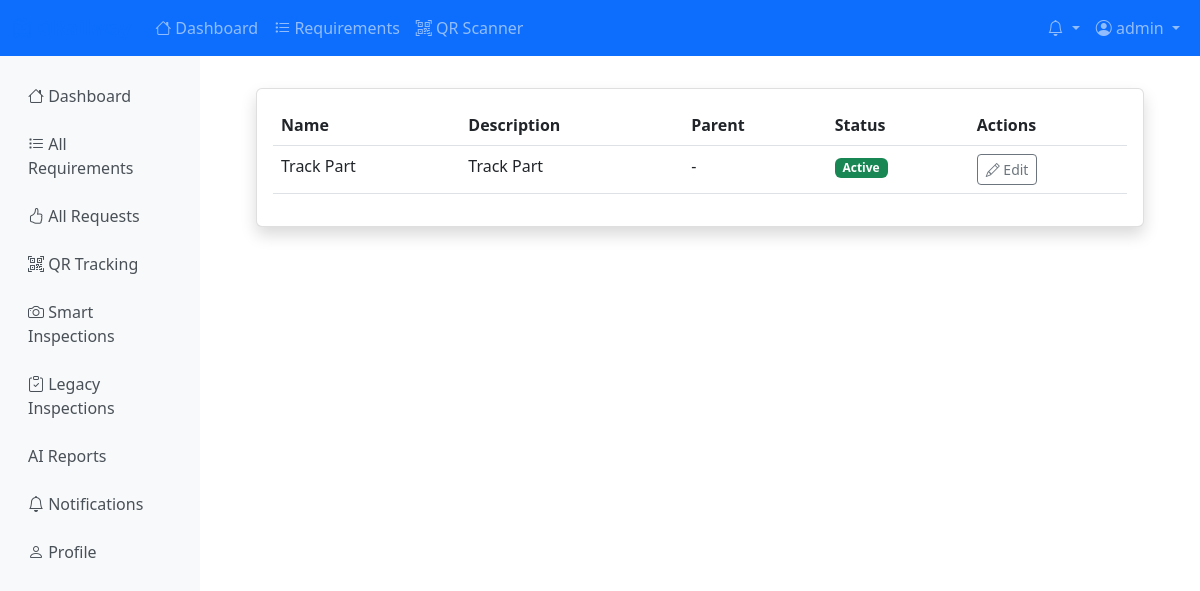
The page /parts/categories/ (signed in) on the database as committed earlier.
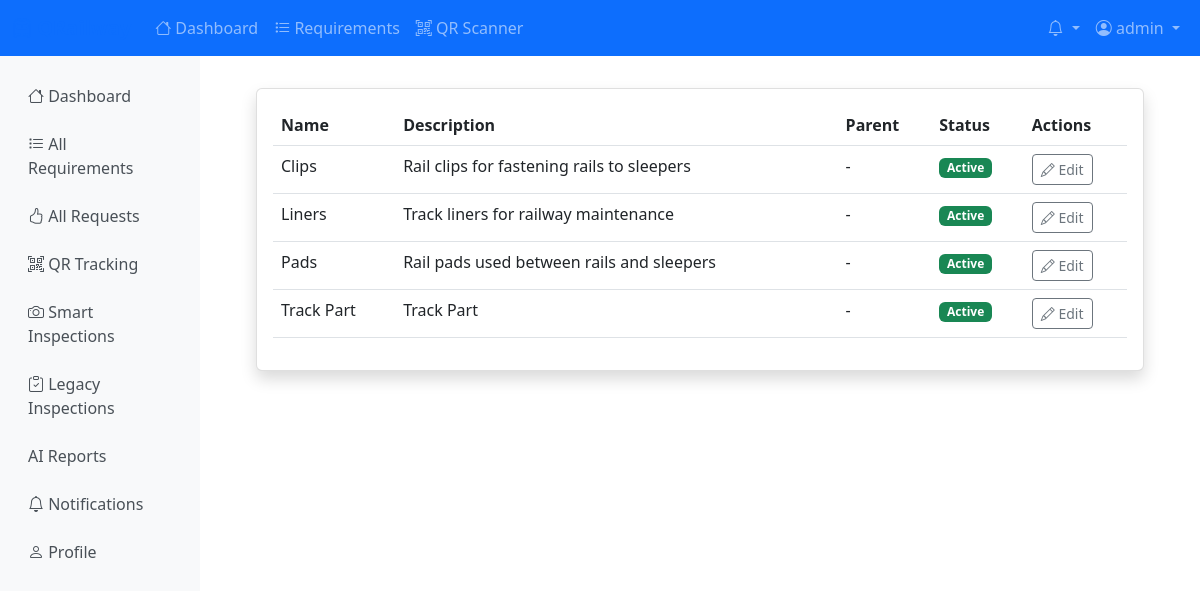
The same page on the database as committed later.
### accounts/models.py (models this page shows, shortened)
class User(AbstractUser):
    USER_TYPE_CHOICES = [
        ('RAILWAY_AUTHORITY', 'Railway Authority'),
        ('VENDOR', 'Vendor'),
        ('RAILWAY_WORKER', 'Railway Worker'),
        ('SOFTWARE_STAFF', 'Software Staff/Moderator'),
    ]
    user_type = models.CharField(
        max_length=20,
        choices=USER_TYPE_CHOICES,
        default='VENDOR',
        help_text="Type of user in the system"
    )
    employee_id = models.CharField(
        max_length=20,
        unique=True,
        null=True,
        blank=True,
        validators=[RegexValidator(
            regex=r'^[A-Z0-9]+$',
            message='Employee ID must contain only uppercase letters and numbers'
        )],
        help_text="Unique employee identification number"
    )
    phone_number = models.CharField(
        max_length=15,
        validators=[RegexValidator(
            regex=r'^\+?1?\d{9,15}$',
            message='Phone number must be entered in the format: "+999999999". Up to 15 digits allowed.'
        )],
        help_text="Contact phone number"
    )
    department = models.CharField(
        max_length=100,
        blank=True,
        help_text="Department or division within the organization"
    )
    designation = models.CharField(
        max_length=100,
        blank=True,
        help_text="Job title or designation"
    )
    is_verified = models.BooleanField(
        default=False,
        help_text="Whether the user account has been verified"
    )
    created_at = models.DateTimeField(auto_now_add=True)
    updated_at = models.DateTimeField(auto_now=True)
    class Meta:
        db_table = 'users'
        verbose_name = 'User'
        verbose_name_plural = 'Users'
    def get_full_name(self):
        full_name = f"{self.first_name} {self.last_name}"
        return full_name.strip() or self.username
    def is_railway_authority(self):
        return self.user_type == 'RAILWAY_AUTHORITY'
    def is_railway_worker(self):
        return self.user_type == 'RAILWAY_WORKER'
    def is_vendor(self):
        return self.user_type == 'VENDOR'
    def is_software_staff(self):
        return self.user_type == 'SOFTWARE_STAFF' or self.is_superuser

### parts/models.py (models this page shows, shortened)
class PartCategory(models.Model):
    name = models.CharField(max_length=100, unique=True)
    description = models.TextField(blank=True)
    parent_category = models.ForeignKey(
        'self',
        on_delete=models.CASCADE,
        null=True,
        blank=True,
        related_name='subcategories'
    )
    is_active = models.BooleanField(default=True)
    created_at = models.DateTimeField(auto_now_add=True)
    updated_at = models.DateTimeField(auto_now=True)
    class Meta:
        db_table = 'part_categories'
        verbose_name = 'Part Category'
        verbose_name_plural = 'Part Categories'
        ordering = ['name']

### parts/views.py (the view)
# urls.py: path('categories/', views.category_list_view, name='category_list'),
@login_required
def category_list_view(request):
    categories = PartCategory.objects.all().order_by('name')
    return render(request, 'parts/category_list.html', {'categories': categories})

### core/context_processors.py (called while the page is built)
def notifications(request):
    context = {}
    if request.user.is_authenticated:
        unread_count = Notification.objects.filter(
            user=request.user,
            is_read=False
        ).count()
        recent_unread = Notification.objects.filter(
            user=request.user,
            is_read=False
        ).order_by('-created_at')[:5]
        context.update({
            'unread_notification_count': unread_count,
            'recent_unread_notifications': recent_unread,
        })
    return context

### templates/parts/category_list.html (shortened to what this page needs)
{% extends 'base.html' %}
{% load static %}
    {% block content %}
    <div class="card shadow">
        <div class="card-body">
            {% if categories %}
            <div class="table-responsive">
                <table class="table table-hover">
                    <thead>
                        <tr>
                            <th>Name</th>
                            <th>Description</th>
                            <th>Parent</th>
                            <th>Status</th>
                            <th>Actions</th>
                        </tr>
                    </thead>
                    <tbody>
                        {% for c in categories %}
                        <tr>
                            <td>{{ c.name }}</td>
                            <td>{{ c.description|default:"-" }}</td>
                            <td>{{ c.parent_category.name|default:"-" }}</td>
                            <td>
                                {% if c.is_active %}
                                <span class="badge bg-success">Active</span>
                                {% else %}
                                <span class="badge bg-secondary">Inactive</span>
                                {% endif %}
                            </td>
                            <td>
                                <a href="{% url 'parts:category_update' c.id %}"
                                    class="btn btn-sm btn-outline-secondary">
                                    <i class="bi bi-pencil"></i> Edit
                                </a>
                            </td>
                        </tr>
                        {% endfor %}
                    </tbody>
                </table>
            </div>
            {% else %}
            <div class="text-center py-5">
                <i class="bi bi-ui-checks text-muted" style="font-size: 3rem;"></i>
                <h5 class="text-muted mt-3">No categories found</h5>
                <p class="text-muted">Create your first category.</p>
            </div>
            {% endif %}
        </div>
    </div>
    {% endblock %}

### templates/base.html (shortened to what this page needs)
<!DOCTYPE html>
<html lang="en">
<head>
    <link href="https://cdn.jsdelivr.net/npm/bootstrap@5.3.0/dist/css/bootstrap.min.css" rel="stylesheet">
    <link href="https://cdn.jsdelivr.net/npm/bootstrap-icons@1.10.0/font/bootstrap-icons.css" rel="stylesheet">
</head>
<body>
    <nav class="navbar navbar-expand-lg navbar-dark bg-primary">
        <div class="container-fluid">
            <a class="navbar-brand" href="{% url 'dashboard:dashboard' %}">
                <i class="bi bi-train-front"></i> QRailway
            </a>
            <div class="collapse navbar-collapse" id="navbarNav">
                <ul class="navbar-nav me-auto">
                    {% if user.is_authenticated %}
                        <li class="nav-item">
                            <a class="nav-link" href="{% url 'dashboard:dashboard' %}">
                                <i class="bi bi-house"></i> Dashboard
                            </a>
                        </li>
                        <li class="nav-item">
                            <a class="nav-link" href="{% url 'railway:requirement_list' %}">
                                <i class="bi bi-list-task"></i> Requirements
                            </a>
                        </li>
                        <li class="nav-item">
                            <a class="nav-link" href="{% url 'inspections:qr_code_scanner_streamlined' %}">
                                <i class="bi bi-qr-code-scan"></i> QR Scanner
                            </a>
                        </li>
                    {% endif %}
                </ul>
                <ul class="navbar-nav">
                    {% if user.is_authenticated %}
                        <li class="nav-item dropdown">
                            <a class="nav-link dropdown-toggle position-relative" href="#" id="notificationsDropdown" role="button" data-bs-toggle="dropdown">
                                <i class="bi bi-bell"></i>
                            </a>
                        </li>
                        <li class="nav-item dropdown">
                            <a class="nav-link dropdown-toggle" href="#" id="userDropdown" role="button" data-bs-toggle="dropdown">
                                <i class="bi bi-person-circle"></i> {{ user.get_full_name|default:user.username }}
                            </a>
                        </li>
                    {% endif %}
                </ul>
            </div>
        </div>
    </nav>
    <div class="container-fluid">
        <div class="row">
            {% if user.is_authenticated %}
            <nav class="col-md-3 col-lg-2 d-md-block sidebar collapse">
                <div class="position-sticky pt-3">
                    <ul class="nav flex-column">
                        <li class="nav-item">
                            <a class="nav-link {% if request.resolver_match.url_name == 'dashboard' %}active{% endif %}" href="{% url 'dashboard:dashboard' %}">
                                <i class="bi bi-house"></i> Dashboard
                            </a>
                        </li>
                        {% if user.is_railway_authority %}
                        <li class="nav-item">
                            <a class="nav-link {% if 'requirement' in request.resolver_match.url_name %}active{% endif %}" href="{% url 'railway:requirement_list' %}">
                                <i class="bi bi-list-task"></i> My Requirements
                            </a>
                        </li>
                        <li class="nav-item">
                            <a class="nav-link {% if 'vendor_request' in request.resolver_match.url_name %}active{% endif %}" href="{% url 'railway:vendor_request_list' %}">
                                <i class="bi bi-hand-thumbs-up"></i> Vendor Requests
                            </a>
                        </li>
                        {% elif user.is_railway_worker %}
                        <li class="nav-item">
                            <a class="nav-link {% if 'requirement' in request.resolver_match.url_name %}active{% endif %}" href="{% url 'railway:requirement_list' %}">
                                <i class="bi bi-list-task"></i> Requirements
                            </a>
                        </li>
                        {% elif user.is_software_staff %}
                        <li class="nav-item">
                            <a class="nav-link {% if 'requirement' in request.resolver_match.url_name %}active{% endif %}" href="{% url 'railway:requirement_list' %}">
                                <i class="bi bi-list-task"></i> All Requirements
                            </a>
                        </li>
                        <li class="nav-item">
                            <a class="nav-link {% if 'vendor_request' in request.resolver_match.url_name %}active{% endif %}" href="{% url 'railway:vendor_request_list' %}">
                                <i class="bi bi-hand-thumbs-up"></i> All Requests
                            </a>
                        </li>
                        {% endif %}
                        <li class="nav-item">
                            <a class="nav-link {% if 'qr_tracking' in request.resolver_match.url_name %}active{% endif %}" href="{% url 'railway:qr_tracking' %}">
                                <i class="bi bi-qr-code-scan"></i> QR Tracking
                            </a>
                        </li>
                        <li class="nav-item">
                            <a class="nav-link {% if 'streamlined' in request.resolver_match.url_name %}active{% endif %}" href="{% url 'inspections:streamlined_home' %}">
                                <i class="bi bi-camera"></i> Smart Inspections
                            </a>
                        </li>
                        <li class="nav-item">
                            <a class="nav-link {% if 'inspection' in request.resolver_match.url_name and 'streamlined' not in request.resolver_match.url_name %}active{% endif %}" href="{% url 'inspections:dashboard' %}">
                                <i class="bi bi-clipboard-check"></i> Legacy Inspections
                            </a>
                        </li>
                        <li class="nav-item">
                            <a class="nav-link {% if 'ai-report' in request.resolver_match.url_name %}active{% endif %}" href="{% url 'inspections:ai_report_dashboard' %}">
                                 AI Reports
                            </a>
                        </li>
                        <li class="nav-item">
                            <a class="nav-link {% if 'notification' in request.resolver_match.url_name %}active{% endif %}" href="{% url 'notifications:notification_list' %}">
                                <i class="bi bi-bell"></i> Notifications
                            </a>
                        </li>
                        <li class="nav-item">
                            <a class="nav-link" href="{% url 'accounts:profile' %}">
                                <i class="bi bi-person"></i> Profile
                            </a>
                        </li>
                    </ul>
                </div>
            </nav>
            {% endif %}
            <main class="{% if user.is_authenticated %}col-md-9 ms-sm-auto col-lg-10{% else %}col-12{% endif %} px-md-4">
                <div class="main-content">
                    {% block content %}{% endblock %}
                </div>
            </main>
        </div>
    </div>
</body>
</html>

### templates/base.html (style rules this page uses)
.navbar-brand { font-weight: bold; color: #0d6efd !important; }
.sidebar { min-height: calc(100vh - 56px); background-color: #f8f9fa; }
.sidebar .nav-link { color: #495057; padding: 0.75rem 1rem; }
.main-content { padding: 2rem; }
.card { box-shadow: 0 0.125rem 0.25rem rgba(0, 0, 0, 0.075); border: 1px solid rgba(0, 0, 0, 0.125); }

Rows that differ between the two databases and show on the page:
added PartCategory: name "Clips", description "Rail clips for fastening rails to sleepers", parent_category.name "-", is_active "Active"
added PartCategory: name "Liners", description "Track liners for railway maintenance", parent_category.name "-", is_active "Active"
added PartCategory: name "Pads", description "Rail pads used between rails and sleepers", parent_category.name "-", is_active "Active"
